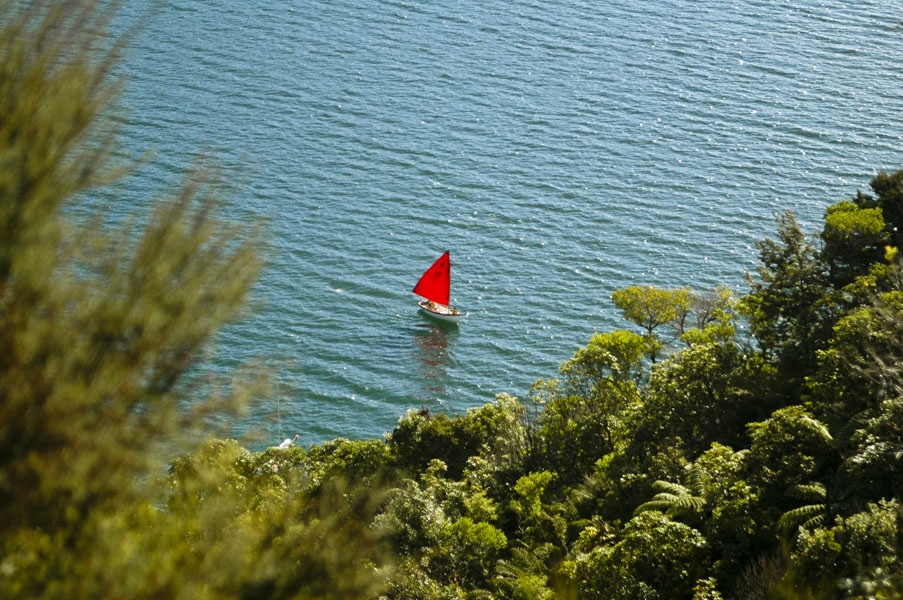
#> input picture assets/New_Zealand_Boat.jpg, 903 x 600 px
$ python module0206.py
#> lines starting #> are read from the running program, lines starting #| are printed output that depends on the picture
import cv2
import matplotlib.pyplot as plt

img_NZ_bgr = cv2.imread("assets/New_Zealand_Boat.jpg", cv2.IMREAD_COLOR)
#> img_NZ_bgr is the input picture: shape (600, 903, 3); mean B, G, R 96.6, 115, 98
img_NZ_rgb = img_NZ_bgr[:, :, ::-1]

img_NZ_rgb_flipped_horz = cv2.flip(img_NZ_rgb, 1)
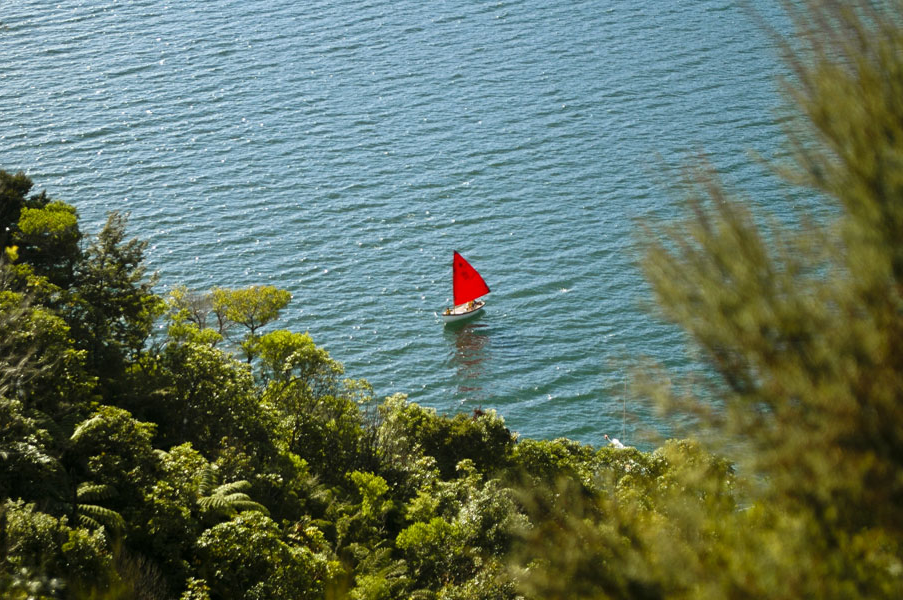
#> img_NZ_rgb_flipped_horz: shape (600, 903, 3); mean R, G, B 98, 115, 96.6
img_NZ_rgb_flipped_vert = cv2.flip(img_NZ_rgb, 0)
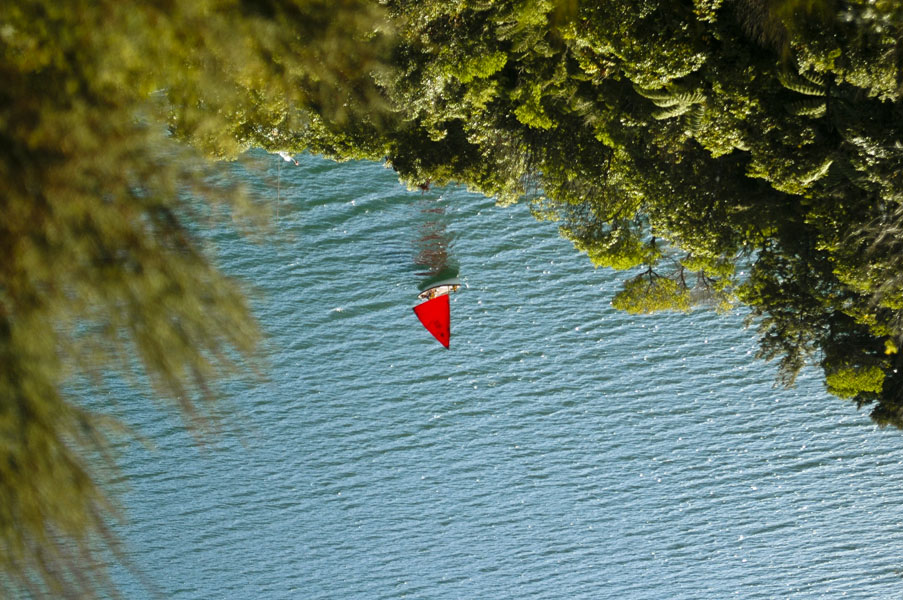
#> img_NZ_rgb_flipped_vert: shape (600, 903, 3); mean R, G, B 98, 115, 96.6
img_NZ_rgb_flipped_both = cv2.flip(img_NZ_rgb, -1)
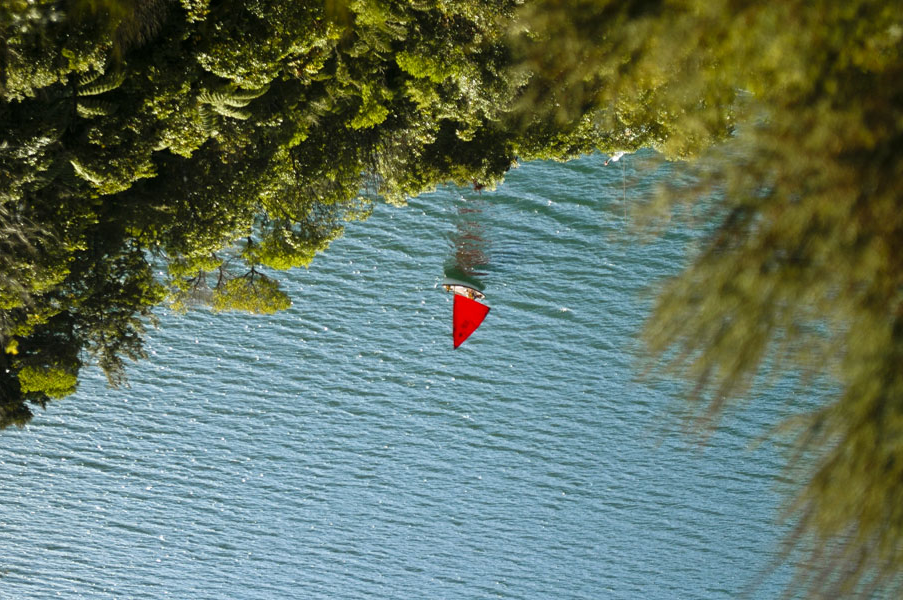
#> img_NZ_rgb_flipped_both: shape (600, 903, 3); mean R, G, B 98, 115, 96.6

# Show the images
plt.figure(figsize=[18, 5])
plt.subplot(141)
plt.imshow(img_NZ_rgb_flipped_horz)
plt.title("Horizontal Flip")
plt.subplot(142)
plt.imshow(img_NZ_rgb_flipped_vert)
plt.title("Vertical Flip")
plt.subplot(143)
plt.imshow(img_NZ_rgb_flipped_both)
plt.title("Both Flipped")
plt.subplot(144)
plt.imshow(img_NZ_rgb)
plt.title("Original")

plt.show()
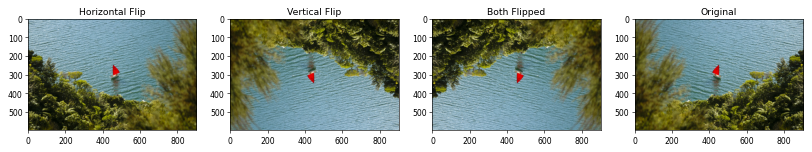
#> figure drawn by matplotlib, 4 panels

$ run again, with assets/New_Zealand_Lake.jpg copied over assets/New_Zealand_Boat.jpg
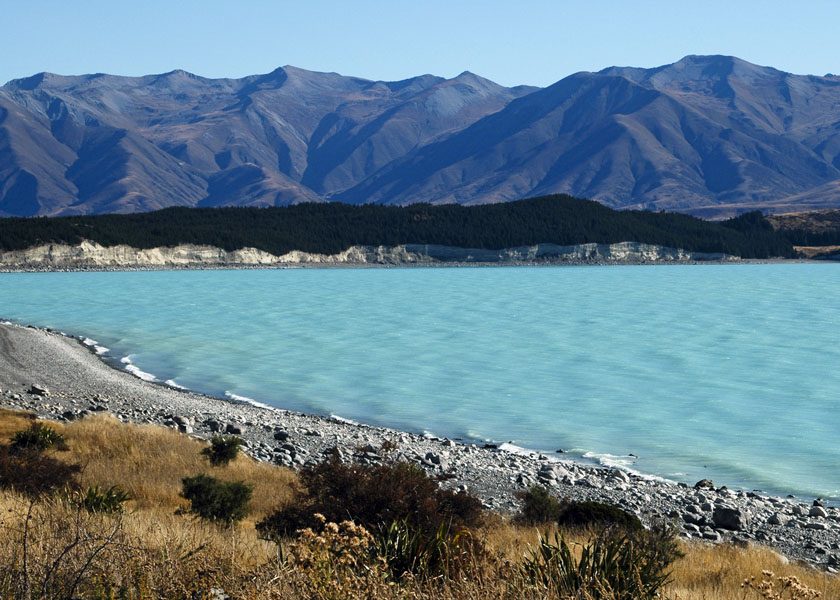
#> input picture assets/New_Zealand_Lake.jpg, 840 x 600 px
#> img_NZ_bgr is the input picture: shape (600, 840, 3); mean B, G, R 140.2, 126.7, 100.9
#> `img_NZ_rgb_flipped_both = cv2.flip(img_NZ_rgb, -1)`:
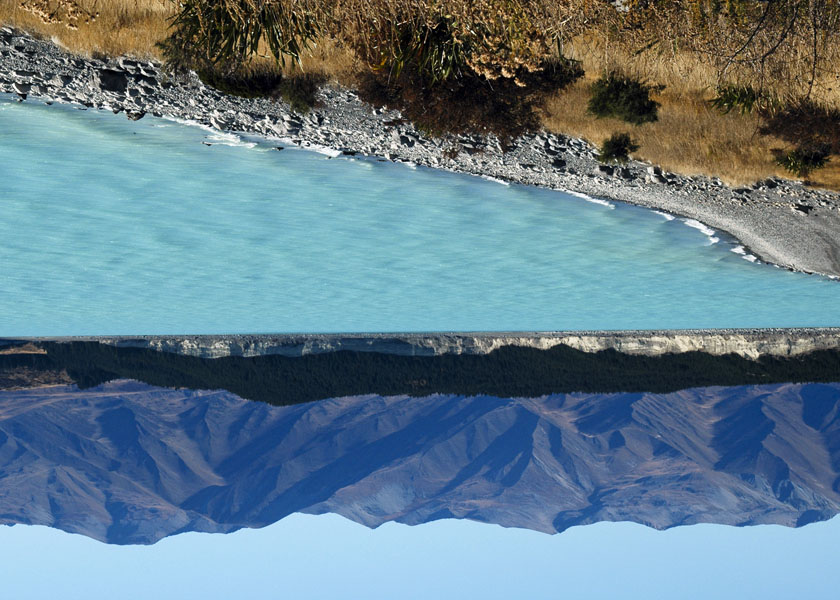
#> img_NZ_rgb_flipped_both: shape (600, 840, 3); mean R, G, B 100.9, 126.7, 140.2
#> `plt.show()`:
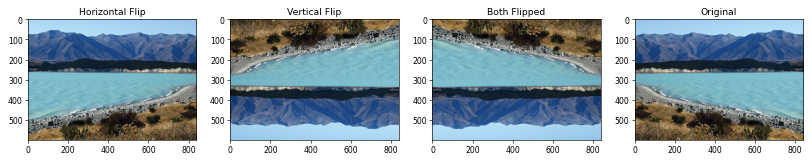
#> figure drawn by matplotlib, 4 panels
